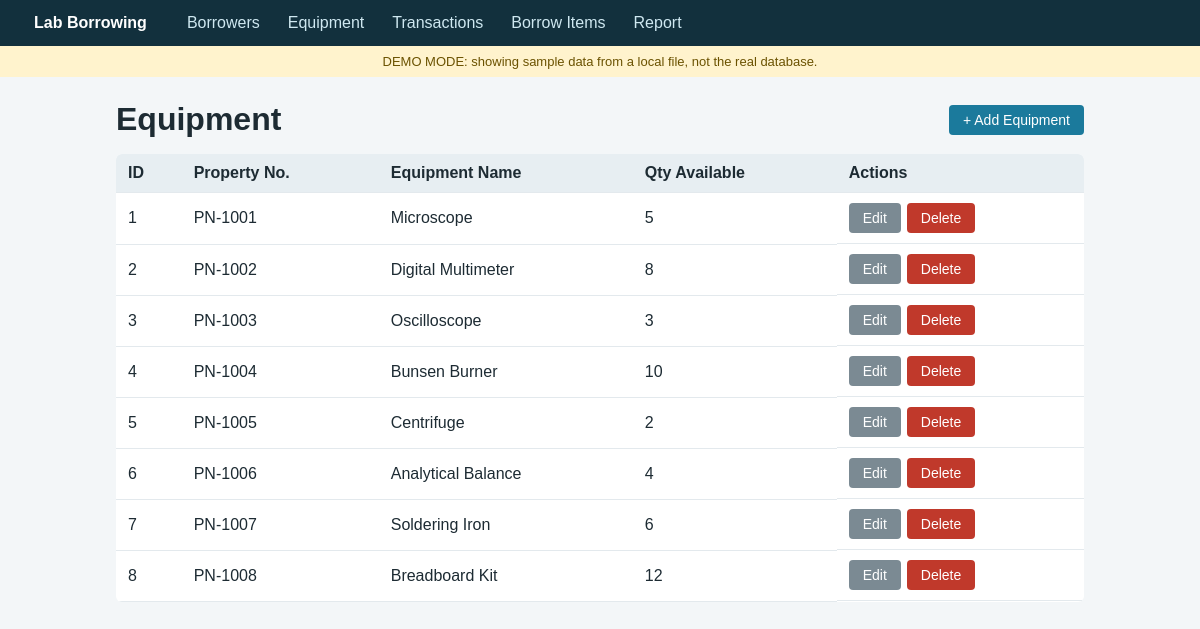
The page /equipment/index.php on the database its author committed.
### tables this page shows
CREATE TABLE equipment (
                equipment_id       INTEGER PRIMARY KEY AUTOINCREMENT,
                property_no        TEXT NOT NULL UNIQUE,
                equipment_name     TEXT NOT NULL,
                quantity_available INTEGER NOT NULL CHECK (quantity_available >= 0)
            );

### includes/helpers.php (called while the page is built, shortened)
<?php
function config(): array {
    static $c = null;
    return $c ??= require __DIR__ . '/../config/config.php';
}
function url(string $path = ''): string {
    return rtrim(config()['base_url'], '/') . '/' . ltrim($path, '/');
}
function e($v): string {
    return htmlspecialchars((string)$v, ENT_QUOTES, 'UTF-8');
}

### includes/db.php (called while the page is built, shortened)
<?php
function db(): PDO {
    static $pdo = null;
    $c = config();
    if (!empty($c['demo_mode'])) {
        return $pdo = demo_db();
    }
    return $pdo;
}
function demo_db(): PDO {
    $file = __DIR__ . '/../demo.sqlite';
    $pdo = new PDO('sqlite:' . $file, null, null, [
        PDO::ATTR_ERRMODE            => PDO::ERRMODE_EXCEPTION,
        PDO::ATTR_DEFAULT_FETCH_MODE => PDO::FETCH_ASSOC,
    ]);
    $pdo->exec('PRAGMA foreign_keys = ON');
    return $pdo;
}

### equipment/index.php (the view, shortened to what this page needs)
<?php
$rows = db()->query('SELECT * FROM equipment ORDER BY equipment_id')->fetchAll();
include __DIR__ . '/../includes/header.php';
?>
<div class="toolbar"><h1>Equipment</h1><a class="btn" href="form.php">+ Add Equipment</a></div>
<div class="table-wrap"><table>
    <tr><th>ID</th><th>Property No.</th><th>Equipment Name</th><th>Qty Available</th><th>Actions</th></tr>
    <?php foreach ($rows as $r): ?>
    <tr>
        <td><?= e($r['equipment_id']) ?></td>
        <td><?= e($r['property_no']) ?></td>
        <td><?= e($r['equipment_name']) ?></td>
        <td><?= e($r['quantity_available']) ?></td>
        <td class="actions">
            <a class="btn gray" href="form.php?id=<?= (int)$r['equipment_id'] ?>">Edit</a>
            <form method="post" action="delete.php" onsubmit="return confirm('Delete this equipment?')">
                <button class="btn danger">Delete</button>
            </form>
        </td>
    </tr>
    <?php endforeach; if (!$rows): ?>
    <tr><td colspan="5" class="empty">No equipment yet.</td></tr>
    <?php endif; ?>
</table></div>
<?php include __DIR__ . '/../includes/footer.php'; ?>

### includes/header.php (shortened to what this page needs)
<!DOCTYPE html>
<html lang="en">
<head>
    <link rel="stylesheet" href="<?= url('assets/style.css') ?>">
</head>
<body>
<nav>
    <a class="brand" href="<?= url('index.php') ?>">Lab Borrowing</a>
    <a href="<?= url('borrowers/index.php') ?>">Borrowers</a>
    <a href="<?= url('equipment/index.php') ?>">Equipment</a>
    <a href="<?= url('transactions/index.php') ?>">Transactions</a>
    <a href="<?= url('items/index.php') ?>">Borrow Items</a>
    <a href="<?= url('report.php') ?>">Report</a>
</nav>
<?php if (!empty(config()['demo_mode'])): ?>
<div class="demo-banner">DEMO MODE: showing sample data from a local file, not the real database.</div>
<?php endif; ?>
<main>

### includes/footer.php
</main>
</body>
</html>

### assets/style.css (style rules this page uses)
* { box-sizing: border-box; }
body { margin: 0; font-family: Arial, Helvetica, sans-serif; background: #f3f6f8; color: #1d2b33; }
nav { background: #12303d; padding: 0 20px; display: flex; flex-wrap: wrap; align-items: center; }
nav a { color: #cfe8f1; text-decoration: none; padding: 14px 14px; }
nav .brand { font-weight: bold; color: #fff; margin-right: 12px; }
main { max-width: 1000px; margin: 24px auto; padding: 0 16px; }
h1 { margin: 0; }
.toolbar { display: flex; justify-content: space-between; align-items: center; margin-bottom: 16px; }
table { width: 100%; border-collapse: collapse; background: #fff; border-radius: 6px; overflow: hidden; }
th, td { padding: 10px 12px; text-align: left; border-bottom: 1px solid #e3e9ed; }
th { background: #e7eef2; }
.table-wrap { overflow-x: auto; }
.btn { display: inline-block; padding: 7px 14px; border: 0; border-radius: 4px; background: #1b7a9c; color: #fff; text-decoration: none; cursor: pointer; font-size: 14px; }
.btn.danger { background: #c0392b; }
.btn.gray { background: #7b8a93; }
.actions { display: flex; gap: 6px; }
.actions form { margin: 0; }
.demo-banner { background: #fff3cd; color: #6b5200; text-align: center; padding: 8px; font-size: 13px; }

### rows shown on the page
equipment: equipment_id "1", property_no "PN-1001", equipment_name "Microscope", quantity_available "5"
equipment: equipment_id "2", property_no "PN-1002", equipment_name "Digital Multimeter", quantity_available "8"
equipment: equipment_id "3", property_no "PN-1003", equipment_name "Oscilloscope", quantity_available "3"
equipment: equipment_id "4", property_no "PN-1004", equipment_name "Bunsen Burner", quantity_available "10"
equipment: equipment_id "5", property_no "PN-1005", equipment_name "Centrifuge", quantity_available "2"
equipment: equipment_id "6", property_no "PN-1006", equipment_name "Analytical Balance", quantity_available "4"
equipment: equipment_id "7", property_no "PN-1007", equipment_name "Soldering Iron", quantity_available "6"
equipment: equipment_id "8", property_no "PN-1008", equipment_name "Breadboard Kit", quantity_available "12"
